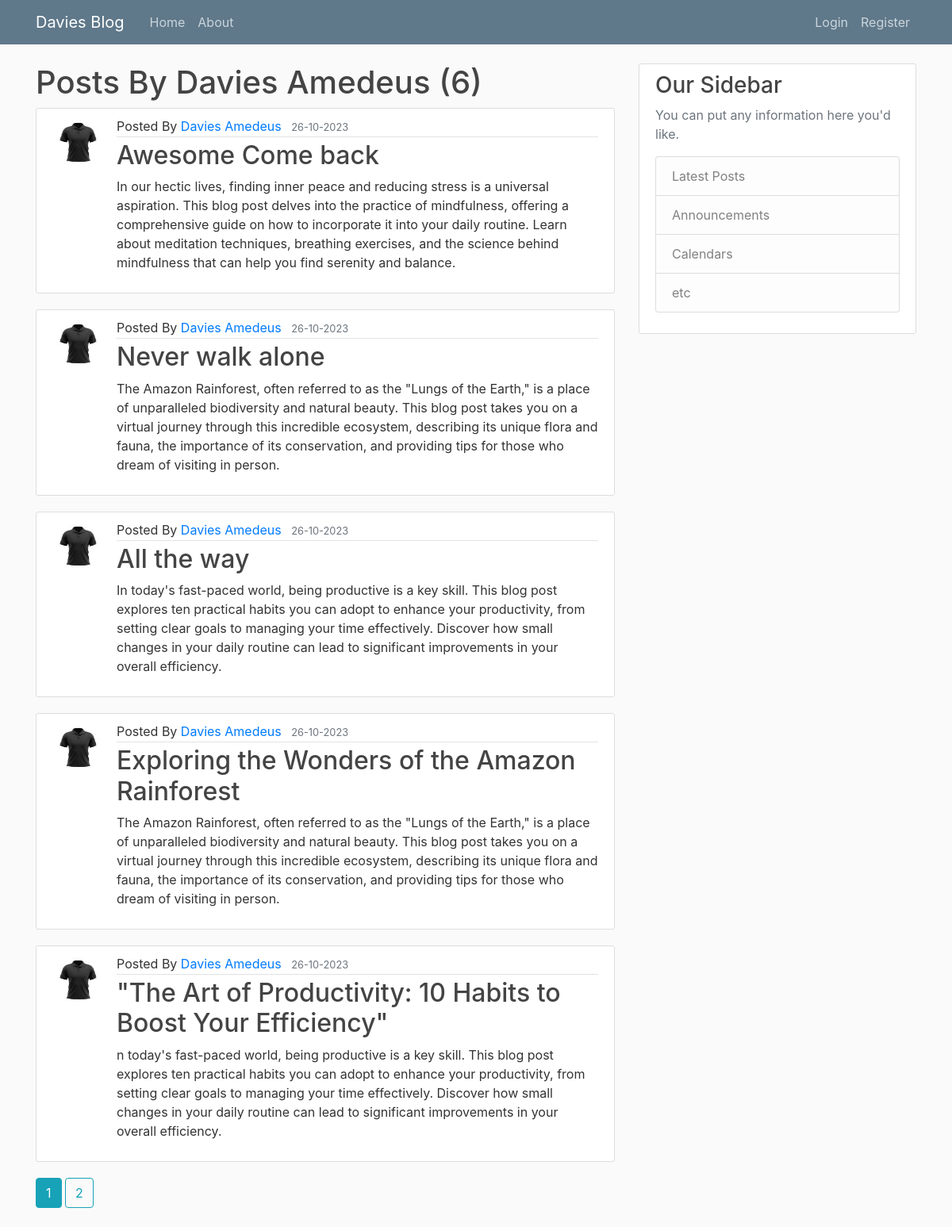
/user/Davies Amedeus, run on the app's committed database.
### DaviesBlog/models.py (models this page shows, shortened)
class User(db.Model, UserMixin):
    id = db.Column(db.Integer, primary_key=True)
    username = db.Column(db.String(20), unique=True, nullable=False)
    email = db.Column(db.String(120), unique=True, nullable=False)
    image_file = db.Column(db.String(20), nullable=False, default='default.jpg')
    password = db.Column(db.String(60), nullable=False)
    posts = db.relationship('Post', backref='author', lazy=True)

class Post(db.Model, UserMixin):
    id = db.Column(db.Integer, primary_key=True)
    title = db.Column(db.String(100), nullable=False)
    date_posted = db.Column(db.DateTime, nullable=False, default=datetime.utcnow)
    content = db.Column(db.Text, nullable=False)
    user_id = db.Column(db.Integer, db.ForeignKey('user.id'), nullable=False)

### DaviesBlog/users/routes.py (the view)
@users.route("/user/<username>")
def user_posts(username):
    page = request.args.get('page', 1, type=int)
    user=User.query.filter_by(username=username).first_or_404()
    posts = Post.query.filter_by(author=user).order_by(Post.date_posted.desc()).paginate(page=page,  per_page=5)
    return render_template('user_posts.html', posts=posts, user=user)

### DaviesBlog/templates/user_posts.html
{% extends "layout.html" %}
    {% block content %}
        <h1>Posts By {{ user.username }} ({{posts.total}})</h1>
       {% for post in posts.items  %}
        <article class="media content-section">
            <img class="rounded-circle article-img" src="{{ url_for('static', filename='profile_pics/' + post.author.image_file) }}" alt="">
            <div class="media-body">
                <div class="article-metadata">
                   Posted By <a class="mr-2" href="{{ url_for('users.user_posts', username=post.author.username) }}">{{ post.author.username }}</a>
                    <small class="text-muted">{{ post.date_posted.strftime('%d-%m-%Y ') }}</small>
                </div>
                <h2><a class="article-title" href="{{url_for('posts.post', post_id=post.id)}}">{{ post.title }}</a></h2>
                <p class="article-content">{{ post.content }}</p>
            </div>
        </article>
        {% endfor %}
        {% for page_num in posts.iter_pages(left_edge=1, right_edge=1, left_current=1, right_current=2) %}
            {% if page_num %}
                {% if posts.page == page_num %}
                    <a class="btn  btn-info mb-4" href="{{ url_for('users.user_posts', username=user.username ,page=page_num) }}">{{ page_num }}</a>
                {% else %}
                    <a class="btn btn-outline-info mb-4" href="{{ url_for('users.user_posts', username=user.username, page=page_num) }}">{{ page_num }}</a>
                {% endif %}
            {% else %}
                ...
            {% endif %}
        {% endfor %}
    {% endblock content %}

### DaviesBlog/static/main.css (style rules this page uses)
body { background: #fafafa; color: #333333; margin-top: 5rem; }
h1, h2, h3, h4, h5, h6 { color: #444444; }
.content-section { background: #ffffff; padding: 10px 20px; border: 1px solid #dddddd; border-radius: 3px; margin-bottom: 20px; }
.article-title { color: #444444; }
.article-content { white-space: pre-line; }
.article-img { height: 65px; width: 65px; margin-right: 16px; }
.article-metadata { padding-bottom: 1px; margin-bottom: 4px; border-bottom: 1px solid #e3e3e3 }

### data on the page
User: username "Davies Amedeus"
Post: image_file (picture), author.username "Davies Amedeus", date_posted "26-10-2023", title "Awesome Come back", content "In our hectic lives, finding inner peace and reducing stress is a universal aspiration. This blog post delves into the practice of mindfulness, offering a comprehensive guide on how to incorporate it into your daily routine. Learn about meditation techniques, breathing exercises, and the science behind mindfulness that can help you find serenity and balance."
Post: image_file (picture), author.username "Davies Amedeus", date_posted "26-10-2023", title "Never walk alone", content "The Amazon Rainforest, often referred to as the \"Lungs of the Earth,\" is a place of unparalleled biodiversity and natural beauty. This blog post takes you on a virtual journey through this incredible ecosystem, describing its unique flora and fauna, the importance of its conservation, and providing tips for those who dream of visiting in person."
Post: image_file (picture), author.username "Davies Amedeus", date_posted "26-10-2023", title "All the way", content "In today's fast-paced world, being productive is a key skill. This blog post explores ten practical habits you can adopt to enhance your productivity, from setting clear goals to managing your time effectively. Discover how small changes in your daily routine can lead to significant improvements in your overall efficiency."
Post: image_file (picture), author.username "Davies Amedeus", date_posted "26-10-2023", title "Exploring the Wonders of the Amazon Rainforest", content "The Amazon Rainforest, often referred to as the \"Lungs of the Earth,\" is a place of unparalleled biodiversity and natural beauty. This blog post takes you on a virtual journey through this incredible ecosystem, describing its unique flora and fauna, the importance of its conservation, and providing tips for those who dream of visiting in person."
Post: image_file (picture), author.username "Davies Amedeus", date_posted "26-10-2023", title "\"The Art of Productivity: 10 Habits to Boost Your Efficiency\"", content "n today's fast-paced world, being productive is a key skill. This blog post explores ten practical habits you can adopt to enhance your productivity, from setting clear goals to managing your time effectively. Discover how small changes in your daily routine can lead to significant improvements in your overall efficiency."

### other printed values
{{ posts.total }} "6"
{{ page_num }} "1"
{{ page_num }} "2"
